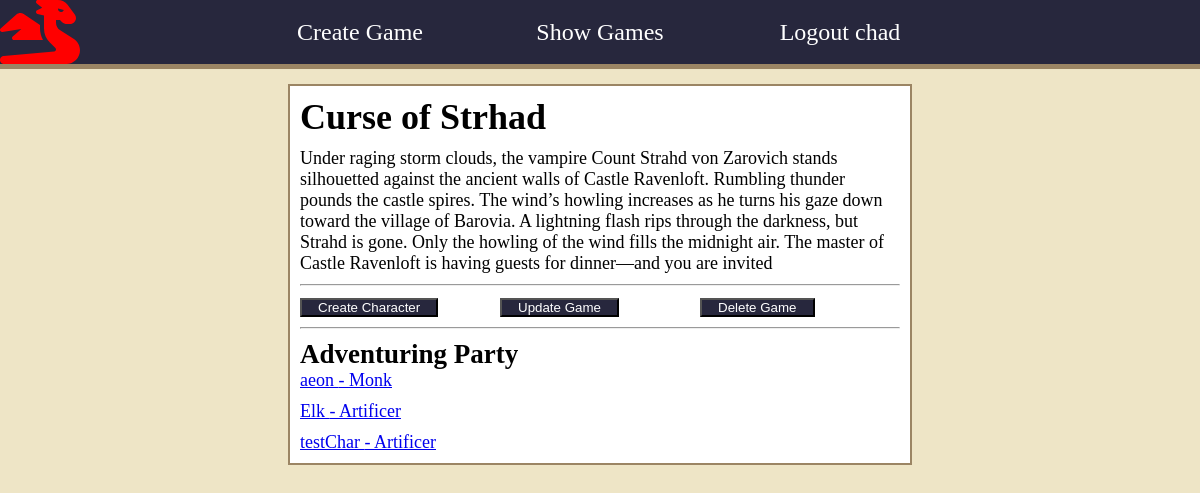
The page /games/9/ (signed in) on the database its author committed.
### games/models.py (models this page shows, shortened)
class Game(models.Model):
    name = models.CharField(max_length=200)
    description = models.TextField()
    members = models.ManyToManyField(USER_MODEL, related_name="games")
    user = models.ForeignKey(USER_MODEL, related_name="created_games", on_delete=models.CASCADE)

class Character(models.Model):
    summary = models.TextField()
    name = models.CharField(max_length=100)
    playersclass = models.CharField(choices=CLASS_CHOICES, max_length=50, default='Artificer')
    user = models.ForeignKey(USER_MODEL, related_name="characters", on_delete=models.CASCADE)
    game = models.ForeignKey("Game", related_name="characters", on_delete=models.CASCADE)

### games/views.py (the view)
# urls.py: path("<int:pk>/", GameDetailView.as_view(), name="show_game"),
class GameDetailView(LoginRequiredMixin, DetailView):
    model = Game
    template_name = "games/detail_game.html"
    context_object_name = "game_detail"

### games/templates/games/detail_game.html
{% extends 'base.html' %}
{% block content %}
<div class="games-container">
    <h1>{{ game_detail.name }}</h1>
    <div class="game-description">
        <p>{{ game_detail.description }}</p>
    </div>
    <hr>
    <div class="game-character-navigation">
        <div>
            <button><a href="{% url 'create_character' game_detail.id %}">Create Character</a></button>
        </div>
        {% if game_detail.user == user %}
            <div>
                <button><a href="{% url 'update_game' game_detail.id %}">Update Game</a></button>
            </div>
            <div>
                <button><a href="{% url 'delete_game' game_detail.id %}">Delete Game</a></button>
            </div>
        {% endif %}
    </div>
    <hr>
    <h2>Adventuring Party</h2>
    <div class="characters">
    {% for character in game_detail.characters.all %}
        <a href="{% url 'detail_character' character.id %}" class="single-character">{{ character.name }} - {{ character.playersclass }}</a>
    {% endfor %}
</div>
{% endblock content %}

### games/templates/base.html (shortened to what this page needs)
{% load static %}
<!DOCTYPE html>
<html lang="en">
<head>
    <link rel="stylesheet" href="{% static 'player/player.css' %}">
</head>
<body>
    <header>
        <nav>
        <i class="fa-solid fa-dragon background-dragon"></i>
            <ul>
                {% if user.is_authenticated %}
                    <li ><a href="{% url 'create_game' %}" class="nav-link">Create Game</a></li>
                    <li><a href="{% url 'list_games' %}" class="nav-link">Show Games</a></li>
                    <li><a href="{% url 'logout' %}" class="nav-link">Logout {{ user.username }}</a></li>
                {% else %}
                <li><a href="{% url 'signup' %}" class="nav-link">Signup</a></li>
                <li class="login"><a href="{% url 'login' %}" class="nav-link">Login</a></li>
                {% endif %}
            </ul>
        </nav>
    </header>
   <main>
       {% block content %}
       {% endblock content%}
   </main>
</body>
</html>

### games/static/player/player.css (style rules this page uses)
* { margin: 0; padding: 0; }
body { background-color: #eee5c6; font-size: 18px; }
header { background-color:#27273d; height: 4rem; margin-bottom: 20px; }
nav { border-bottom: 5px solid #9b8564; }
header > nav, ul { height: 100%; }
header > nav > ul { display: grid; grid-template-columns: repeat(5, 1fr); align-items: center; justify-items: center; list-style: none; }
.nav-link { text-decoration: none; font-size: 1.5rem; height: 100%; color: white; }
header > nav > ul > li:nth-child(1) { grid-column-start: 2; }
main { display: flex; justify-content: center; align-content: center; }
.background-dragon { position: fixed; color: red; height: 4rem; }
.games-container { display: flex; flex-direction: column; height: auto; width: 50%; background-color: white; border: 2px solid #9b8564; padding: 10px; }
.games-container > h1 { margin-bottom: 10px; }
li { list-style: none; }
.fa-dragon { padding-right: 6px; }
button { background-color:#27273d; }
button > a { color: white; text-decoration: none; padding: 1rem; }
.game-character-navigation { display: grid; grid-template-columns: repeat(3, 1fr); }
hr { margin-top: 10px; margin-bottom: 10px; }
.characters { display: grid; grid-template-columns: repeat(1, 1fr); gap: 10px; }
.single-character { grid-column-start: 1; gap: 10; }

### rows shown on the page
Game: name "Curse of Strhad", description "Under raging storm clouds, the vampire Count Strahd von Zarovich stands silhouetted against the ancient walls of Castle Ravenloft. Rumbling thunder pounds the castle spires. The wind’s howling increases as he turns his gaze down toward the village of Barovia. A lightning flash rips through the darkness, but Strahd is gone. Only the howling of the wind fills the midnight air. The master of Castle Ravenloft is having guests for dinner—and you are invited"
Character: name "aeon", playersclass "Monk"
Character: name "Elk", playersclass "Artificer"
Character: name "testChar", playersclass "Artificer"

### other values the page prints
{{ user.username }} "chad"
